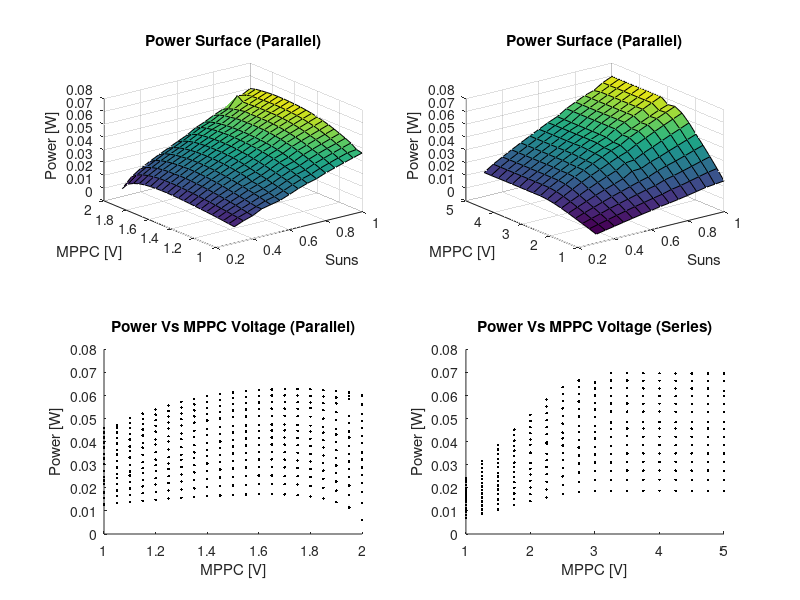

Write the MATLAB code that produced this figure.
clear all
close all
clc


% Read in the data
mas = dlmread('seriesData.dat');        % mA
map = dlmread('parallelData.dat');      % mA

% Set the constants
seriesR = (100:25:500)*1e+3;            % Ohms
parallelR = (100:5:200)*1e+3;           % Ohms
suns = .3:.05:1;                        % Sun Brightness
Vout = 5;                               % Volts
AMPPC = 10e-6;                          % Amps

% Calculate the powers
seriesP = mas*1e-3*Vout;                % Watts
parallelP = map*1e-3*Vout;              % Watts

% Calculate the MPPC voltage
seriesV = seriesR*AMPPC;                % Volts
parallelV = parallelR*AMPPC;            % Volts


% Plot some stuff
steps = 1;
Nparallel = size(map,1);
Nseries   = size(mas,1);
Nsun      = size(suns,2);
figure
subplot(223)
hold on
for i = 1:steps:Nsun
    plot(parallelV,parallelP(:,i),'k.')
end
hold off
title('Power Vs MPPC Voltage (Parallel)')
xlabel('MPPC [V]')
ylabel('Power [W]')
subplot(224)
hold on
for i = 1:steps:Nsun
    plot(seriesV,seriesP(:,i),'k.')
end
hold off
title('Power Vs MPPC Voltage (Series)')
xlabel('MPPC [V]')
ylabel('Power [W]')

subplot(221)
surf(suns,parallelV,parallelP)
xlabel('Suns')
ylabel('MPPC [V]')
zlabel('Power [W]')
title('Power Surface (Parallel)')

subplot(222)
surf(suns,seriesV,seriesP)
xlabel('Suns')
ylabel('MPPC [V]')
zlabel('Power [W]')
title('Power Surface (Parallel)')

% Find the best voltages for the parallel
inds = [];
for i = 1:Nsun
    inds(i) = find(parallelP(:,i) == max(parallelP(:,i)),1);
end
bestVs = parallelV(inds);
[suns' bestVs']